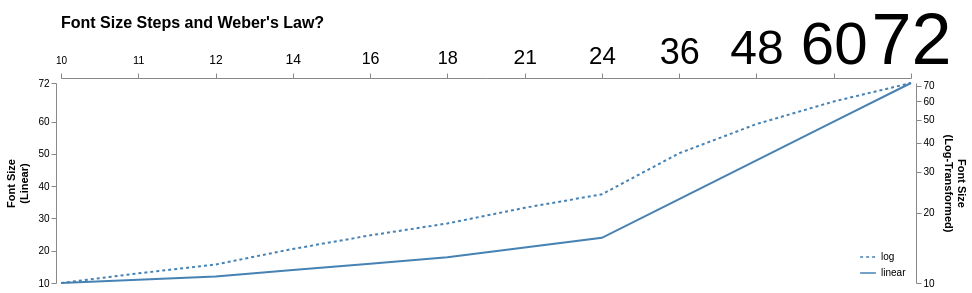

Specify this chart in Vega-Lite:
### Vega specification from a JSON file in a GitHub repository (floating-point values rounded to 4 significant figures)
{"$schema": "https://vega.github.io/schema/vega/v6.json", "width": 850, "height": 200, "padding": 5, "config": {"signals": [{"name": "baseFontSize", "value": 14}], "title": {"fontSize": {"signal": "baseFontSize + 2"}}}, "title": {"text": "Font Size Steps and Weber's Law?", "anchor": "start", "frame": "group", "orient": "top", "dy": 30}, "data": [{"name": "sizes", "values": [{"size": 10}, {"size": 11}, {"size": 12}, {"size": 14}, {"size": 16}, {"size": 18}, {"size": 21}, {"size": 24}, {"size": 36}, {"size": 48}, {"size": 60}, {"size": 72}]}], "scales": [{"name": "x", "type": "point", "domain": {"data": "sizes", "field": "size"}, "range": "width"}, {"name": "y", "domain": [10, 72], "range": "height", "zero": false}, {"name": "logy", "type": "log", "domain": [10, 72], "range": "height"}, {"name": "dash", "type": "ordinal", "domain": ["log", "linear"], "range": [[3, 3], []]}], "axes": [{"orient": "left", "scale": "y", "offset": 5, "values": [10, 20, 30, 40, 50, 60, 72], "title": ["Font Size", "(Linear)"], "titlePadding": 8}, {"orient": "right", "scale": "logy", "offset": 5, "title": ["Font Size", "(Log-Transformed)"], "titlePadding": 8}, {"orient": "top", "scale": "x", "offset": 5, "labelFontSize": {"field": "value"}, "labelBaseline": "alphabetic", "labelPadding": 10}], "legends": [{"orient": "bottom-right", "offset": 5, "strokeDash": "dash", "symbolStrokeColor": "steelblue", "symbolType": "stroke", "symbolSize": 250}], "marks": [{"type": "line", "from": {"data": "sizes"}, "encode": {"update": {"x": {"scale": "x", "field": "size"}, "y": {"scale": "y", "field": "size"}, "stroke": {"value": "steelblue"}, "strokeDash": {"scale": "dash", "value": "linear"}, "strokeWidth": {"value": 2}}}}, {"type": "line", "from": {"data": "sizes"}, "encode": {"update": {"x": {"scale": "x", "field": "size"}, "y": {"scale": "logy", "field": "size"}, "stroke": {"value": "steelblue"}, "strokeDash": {"scale": "dash", "value": "log"}, "strokeWidth": {"value": 2}}}}]}
